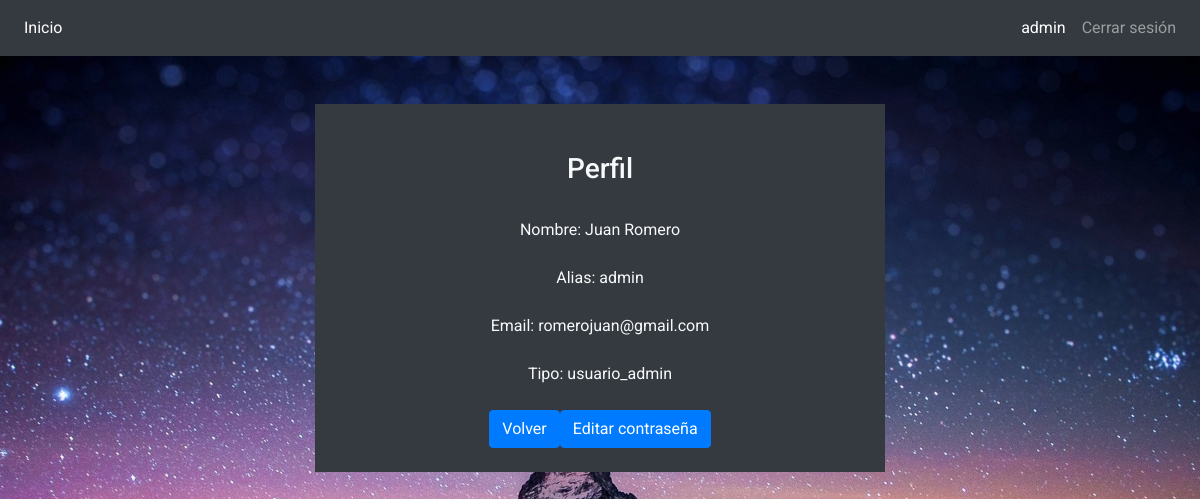
Before: /View/perfil.php (signed in) with the older database file.
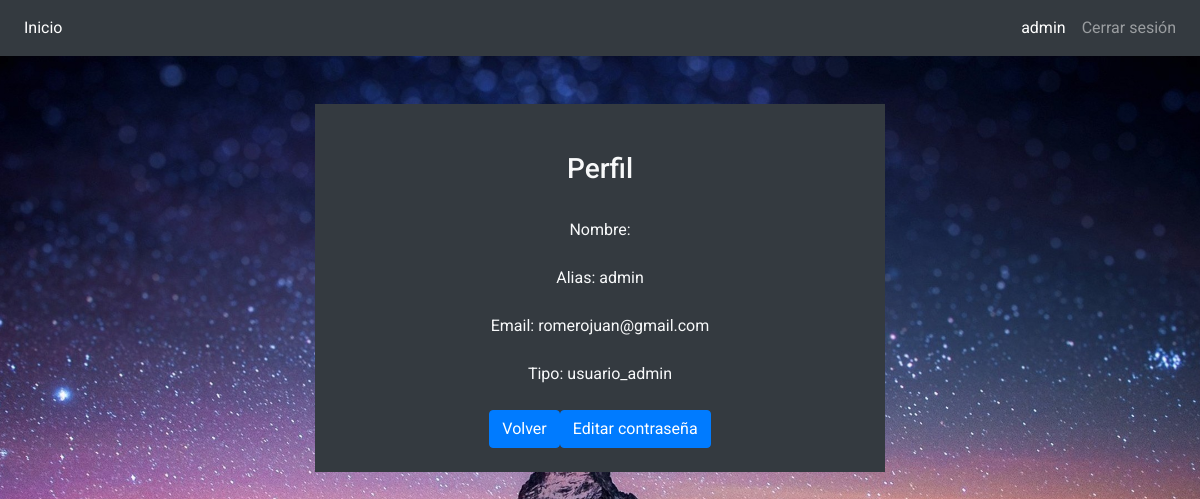
After: the same page with the newer database file.
### tables this page shows
CREATE TABLE `usuario` (
  `id_usuario` int(11) NOT NULL,
  `username` varchar(40) NOT NULL,
  `clave` varchar(50) NOT NULL,
  `nombre` varchar(50) NOT NULL,
  `email` varchar(80) NOT NULL,
  `tipo_usuario` varchar(50) NOT NULL,
  `estatus` enum('ACTIVO','INACTIVO') NOT NULL DEFAULT 'ACTIVO'
);

### Controllers/Controladores/UsuarioControlador.php (called while the page is built, shortened)
<?php
require(__DIR__."/../../Models/Dao/UsuarioDao.php");
class UsuarioControlador{
    public static function getUsuario($user){
      $userObject= new Usuario();
      $userObject->setUserName($user);
      $fila= UsuarioDao::getUsuario($userObject);
      $userObject->setId($fila["id_usuario"]);
      $userObject->setClave($fila["clave"]);
      $userObject->setNombre($fila["nombre"]);
      $userObject->setEmail($fila["email"]);
      $userObject->setTipoUsuario($fila["tipo_usuario"]);
      return $userObject;
    }
}
?>

### Models/Dao/UsuarioDao.php (called while the page is built, shortened)
<?php
 require (__DIR__."/../Entidad/Usuario.php");
   class UsuarioDao {
      public static function getUsuario($usuario){
         $cnx= Conexion::Conectar();
         $sql= "SELECT * FROM usuario where username=:user";
         $resultado= $cnx->prepare($sql);
         $resultado->bindValue(":user",$usuario->getUserName());
         $resultado->execute();
         $fila= $resultado->fetch();
         return $fila;
      }
   }
?>

### Models/Entidad/Usuario.php (called while the page is built, shortened)
<?php
  class Usuario{
    private $username;
    private $email;
    private $nombre;
    private $tipoUsuario;
    public function getUserName(){
      return $this->username;
    }
    public function setUserName($username){
      $this->username=$username;
    }
    public function getEmail(){
      return $this->email;
    }
    public function setEmail($email){
      $this->email=$email;
     }
    public function getNombre(){
      return $this->nombre;
    }
    public function setNombre($nombre){
     $this->nombre=$nombre;
    }
    public function getTipoUsuario(){
      return $this->tipoUsuario;
    }
    public function setTipoUsuario($tipo_usuario){
       $this->tipoUsuario=$tipo_usuario;
    }
  }
?>

### Controllers/Accions/AccionVerPerfil.php (called while the page is built, shortened)
<?php
require_once(__DIR__."/../Controladores/UsuarioControlador.php");
require_once(__DIR__."/../../Models/Entidad/Usuario.php");
$usuario= UsuarioControlador::getUsuario($_SESSION["usuario"]);
?>

### View/perfil.php (the view, shortened to what this page needs)
<html lang="en">
<head>
    <link rel="stylesheet" href="../css/bootstrap.min.css">
    <link rel="stylesheet" href="../css/solid.css">
    <link rel="stylesheet" href="../css/style.css">
    <link rel="stylesheet" href="../css/all.css">
</head>
<body>
    <nav class="navbar navbar-expand-sm bg-dark navbar-dark">
        <ul class="nav navbar-nav">
            <li class="nav-item active">
                <a href="HomeUsuarioRegular.php" class="nav-link">Inicio</a>
            </li>
        </ul>
        <?php
            echo '
                <ul class="nav navbar-nav ml-auto">
                    <li>
                        <a href="../Controllers/Accions/AccionVerPerfil.php" class="nav-link active">';echo $_SESSION['usuario'];echo '</a>
                    </li>
                    <li>
                        <a href="../controlador/logout.php" class="nav-link">Cerrar sesión</a>
                    </li>
                </ul>
                ';
            ?>
    </nav>
    <div class="container">
        <div class="row"><br><br></div>
        <div class="row">
            <div class="col-sm-3"></div>
            <div class="col-sm-6 text-center bg-dark text-light">
                <br><br><h3>Perfil</h3><br>
                <?php
                require ("../Controllers/Accions/AccionVerPerfil.php");
                $nombre = $usuario->getNombre();
                $usrname = $usuario->getUserName();
                $email = $usuario->getEmail();
                $tipo = $usuario->getTipoUsuario();
                echo "<span class='text-light'>Nombre: $nombre</span><br><br>";
                echo "<span class='text-light'>Alias: $usrname</span><br><br>";
                echo "<span class='text-light'>Email: $email</span><br><br>";
                echo "<span class='text-light'>Tipo: $tipo</span><br><br>";
                echo "<a class='btn btn-primary' href='../index.php'>Volver</a>";
                echo "<a class='btn btn-primary' href='crud/Editarpssw.php?username=$usrname'>Editar contraseña</a><br><br>";
                ?>
            </div>
            <div class="col-sm-3"></div>
        </div>
        <div class="row"><br><br></div>
    </div>
</body>
</html>

Changed rows visible on the page:
changed usuario "admin": nombre "Juan Romero" → (not shown)
